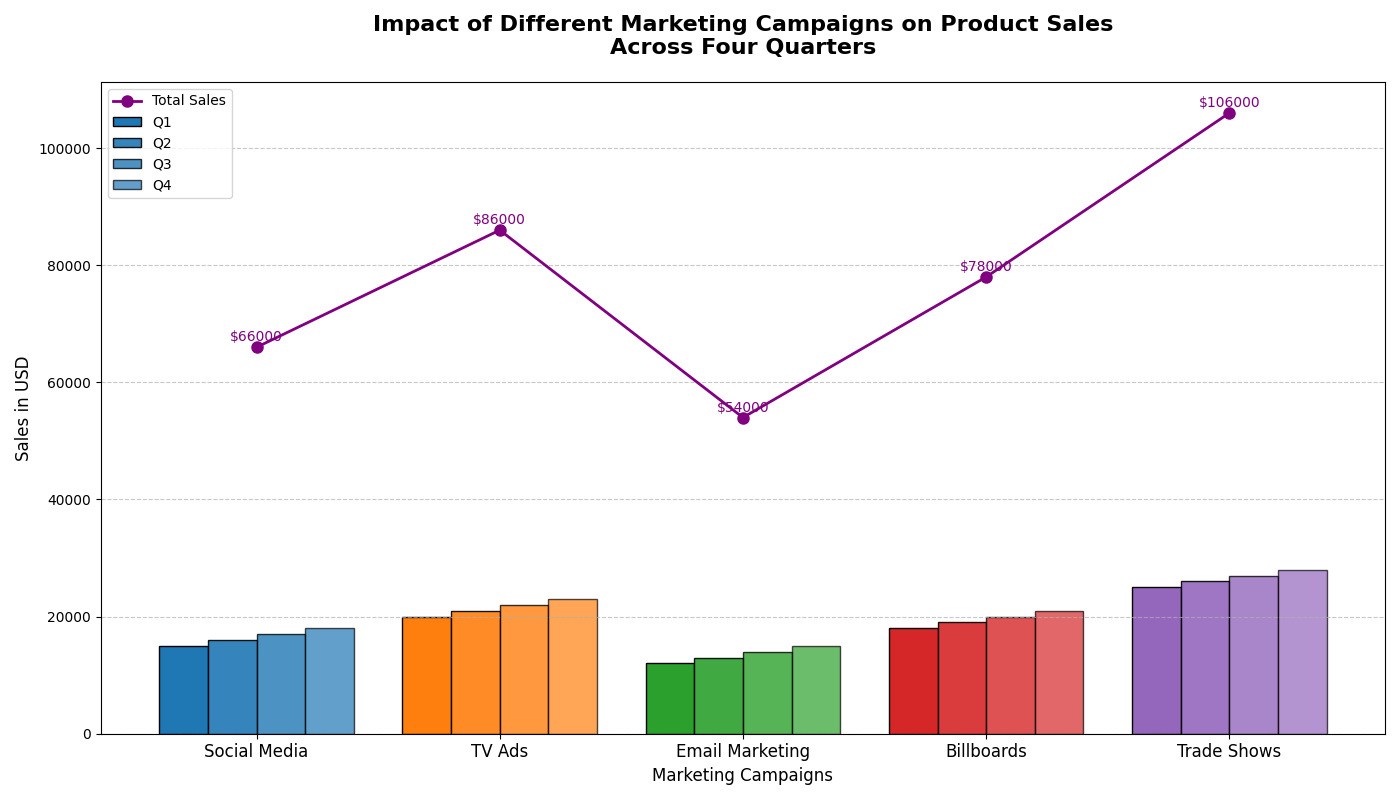

The script that drew this image:
import matplotlib.pyplot as plt
import numpy as np

# Title and backstory of the chart
# Imagine that we are analyzing the effects of different marketing campaigns on sales of various products
# across multiple quarters in a year. This chart will show the sales impact of each marketing campaign and 
# also illustrate the overall sales growth over the four quarters.

# Marketing campaigns and their sales impacts in USD
campaigns = ['Social Media', 'TV Ads', 'Email Marketing', 'Billboards', 'Trade Shows']
Q1_sales = np.array([15000, 20000, 12000, 18000, 25000])
Q2_sales = np.array([16000, 21000, 13000, 19000, 26000])
Q3_sales = np.array([17000, 22000, 14000, 20000, 27000])
Q4_sales = np.array([18000, 23000, 15000, 21000, 28000])

# Sum sales over all quarters for each campaign
total_sales = Q1_sales + Q2_sales + Q3_sales + Q4_sales

# Colors for each campaign
colors_campaigns = ['#1f77b4', '#ff7f0e', '#2ca02c', '#d62728', '#9467bd']

# Create the figure and axis for the bar chart
fig, ax = plt.subplots(figsize=(14, 8))

# Bar width and positions
bar_width = 0.2
positions = np.arange(len(campaigns))

# Plot the bar chart for each quarter
bars_Q1 = ax.bar(positions - 1.5*bar_width, Q1_sales, width=bar_width, color=colors_campaigns, edgecolor='black', label='Q1')
bars_Q2 = ax.bar(positions - 0.5*bar_width, Q2_sales, width=bar_width, color=colors_campaigns, edgecolor='black', label='Q2', alpha=0.9)
bars_Q3 = ax.bar(positions + 0.5*bar_width, Q3_sales, width=bar_width, color=colors_campaigns, edgecolor='black', label='Q3', alpha=0.8)
bars_Q4 = ax.bar(positions + 1.5*bar_width, Q4_sales, width=bar_width, color=colors_campaigns, edgecolor='black', label='Q4', alpha=0.7)

# Overlay line plot for total sales across all quarters
total_positions = np.arange(len(campaigns))
ax.plot(total_positions, total_sales, color='purple', marker='o', linestyle='-', linewidth=2, markersize=8, label='Total Sales')

# Annotate each point on the line plot
for i, total_val in enumerate(total_sales):
    ax.text(i, total_val + 500, f'${int(total_val)}', ha='center', va='bottom', fontsize=10, color='purple')

# Titles and labels
ax.set_title("Impact of Different Marketing Campaigns on Product Sales\nAcross Four Quarters", fontsize=16, fontweight='bold', pad=20)
ax.set_xlabel("Marketing Campaigns", fontsize=12)
ax.set_ylabel("Sales in USD", fontsize=12)

# Set x-ticks to the campaigns and labels
ax.set_xticks(positions)
ax.set_xticklabels(campaigns, fontsize=12)

# Add a grid for better readability
ax.yaxis.grid(True, linestyle='--', alpha=0.7)

# Add the legend
ax.legend(loc='upper left')

# Automatically adjust the layout
plt.tight_layout()

# Display the plot
plt.show()
